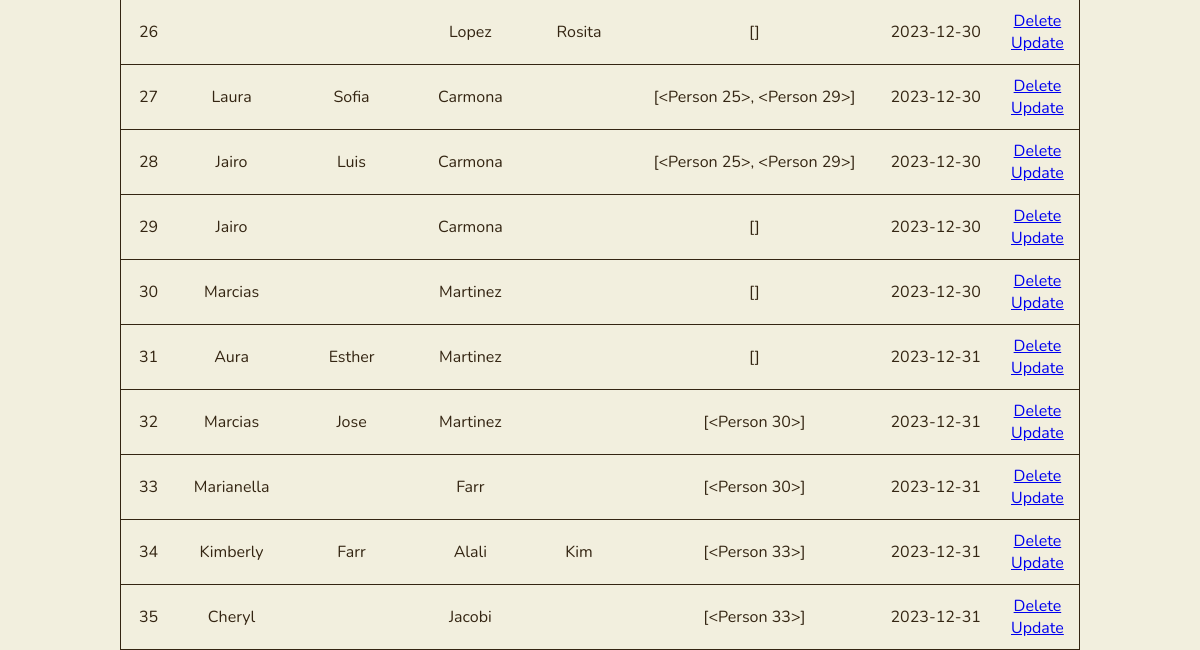
/table (lower part), run on an earlier commit of the app's database.
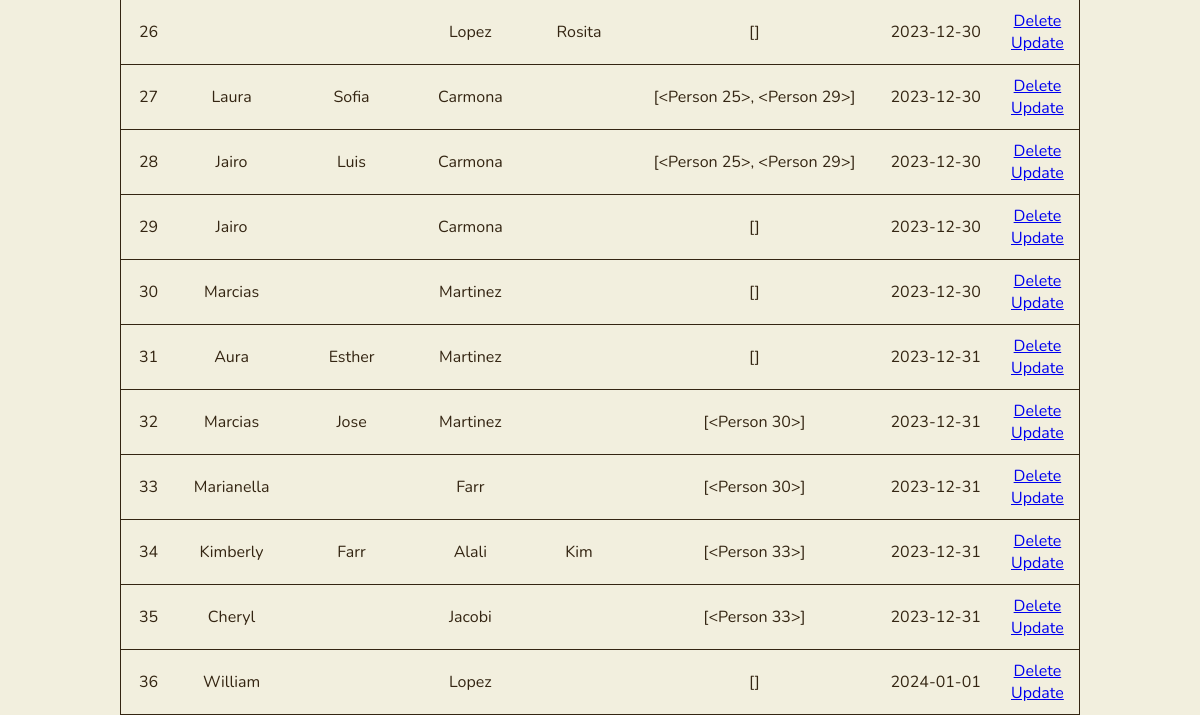
And on a later commit of the database.
### app.py (models this page shows)
class Person(db.Model):
    id = db.Column(db.Integer, primary_key=True)
    first_name = db.Column(db.String(200), nullable=False)
    last_name = db.Column(db.String(200), nullable=False)
    middle_name = db.Column(db.String(200), nullable=False, default='')
    nick_name = db.Column(db.String(200), nullable=False, default='')
    date_created = db.Column(db.DateTime, default=datetime.utcnow)
    parents = db.relationship('Person',
                              secondary = person_parent_association,
                              primaryjoin = id == person_parent_association.c.person_id,
                              secondaryjoin = id == person_parent_association.c.parent_id,
                              backref = db.backref('children', lazy='select'))
    siblings = db.relationship('Person',
                              secondary = sibling_association,
                              primaryjoin = id == sibling_association.c.left_id,
                              secondaryjoin = id == sibling_association.c.right_id,
                              back_populates = 'siblings',
                              lazy='select')
    def __repr__(self):
        return '<Person %r>' % self.id

### app.py (the view)
@app.route('/table', methods=['POST', 'GET'])
def table():
    if request.method == 'POST':
        first_name = request.form['first_name']
        last_name = request.form['last_name']
        middle_name = request.form['middle_name']
        nick_name = request.form['nick_name']
        new_person = Person(first_name = first_name,
                            last_name = last_name,
                            middle_name = middle_name,
                            nick_name = nick_name)
        try:
            db.session.add(new_person)
            db.session.commit()
            return redirect('/')
        except:
            return 'There was an issue adding your person'
    else:
        people = Person.query.order_by(Person.date_created).all()
        return render_template('table.html', people=people)

### templates/table.html (shortened to what this page needs)
{% extends 'base.html' %}
{% block body %}
<div class='content' id="main-content">
    {% if people|length < 1 %}
        <h4 style="text-align: center">There are no people. Create one below!</h4>
    {% else %}
        <table class="bordered" id="people-table">
            {% for person in people %}
                <tr>
                    <td>{{ person.id }}</td>
                    <td>{{ person.first_name }}</td>
                    <td>{{ person.middle_name }}</td>
                    <td>{{ person.last_name }}</td>
                    <td>{{ person.nick_name }}</td>
                    <td>{{ person.parents }}</td>
                    <td>{{ person.date_created.date() }}</td>
                    <td>
                        <a href="/delete/{{person.id}}">Delete</a>
                        <br>
                        <a href="/update_table/{{person.id}}">Update</a>
                    </td>
                </tr>
            {% endfor %}
        </table>
    {% endif %}
</div>
{% endblock %}

### templates/base.html (shortened to what this page needs)
<!DOCTYPE html>
<html lang="en">
<head>
    <link rel="stylesheet" href="{{ url_for('static', filename='css/main.css') }}">
    <link rel="stylesheet" href="{{ url_for('static', filename='css/grid.css') }}">
    <link rel="stylesheet" href="{{ url_for('static', filename='css/splash.css') }}">
    <link rel="stylesheet" href="{{ url_for('static', filename='css/buttons.css') }}">
    <link rel="stylesheet" href="{{ url_for('static', filename='css/cards-main.css') }}">
    <link rel="stylesheet" href="{{ url_for('static', filename='css/cards-focus.css') }}">
    <link rel="stylesheet" href="{{ url_for('static', filename='css/forms.css') }}">
    <link rel="stylesheet" href="{{ url_for('static', filename='css/tables.css') }}">
    <link rel="stylesheet" href="{{ url_for('static', filename='css/relationships.css') }}">
    <link rel="stylesheet" href="{{ url_for('static', filename='css/focus.css') }}">
</head>
<body>
    {% block body %}
    {% endblock %}
</body>
</html>

### static/css/main.css (style rules this page uses)
:root { --main-black: #0a0a0a; --main-white: #fff; --main-bg-color: #f2efde; --main-bg-border-color: #342512; --main-text-color: #342512; --main-secondary-text-color: #9d864d; --main-hover-text-color: #f2efde; --main-item-color: #374619; --main-item-border-color: #374619; --main-item-color-hover: #7e883d; --main-dark-brown: #342512; --main-light-brown: #9d864d; --main-cream: #f2efde; --main-light-green: #7e883d; --main-dark-green: #374619; }
body { margin: 0px; padding: 0px; box-sizing: border-box; font-family: Nunito, sans-serif; background-color: var(--main-cream); color: var(--main-dark-brown); }

### static/css/tables.css (style rules this page uses)
table { margin: auto; border-collapse: collapse; width: 80%; background-color: var(--main-cream); }
tr { height: 25px; }
.bordered tr { border: solid 1px var(--main-dark-brown); }

What changed in the data, as far as the page shows it:
added Person: id "36", first_name "William", last_name "Lopez", parents "[]", date_created "2024-01-01"
